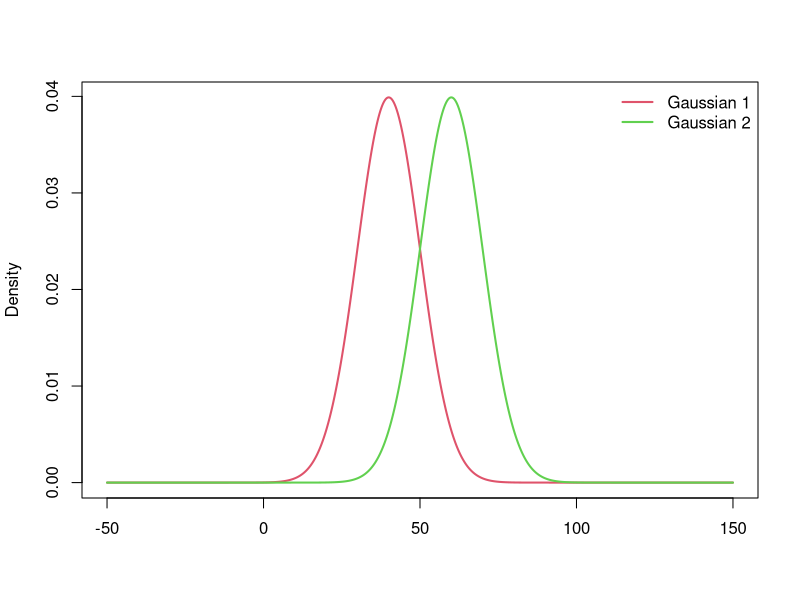
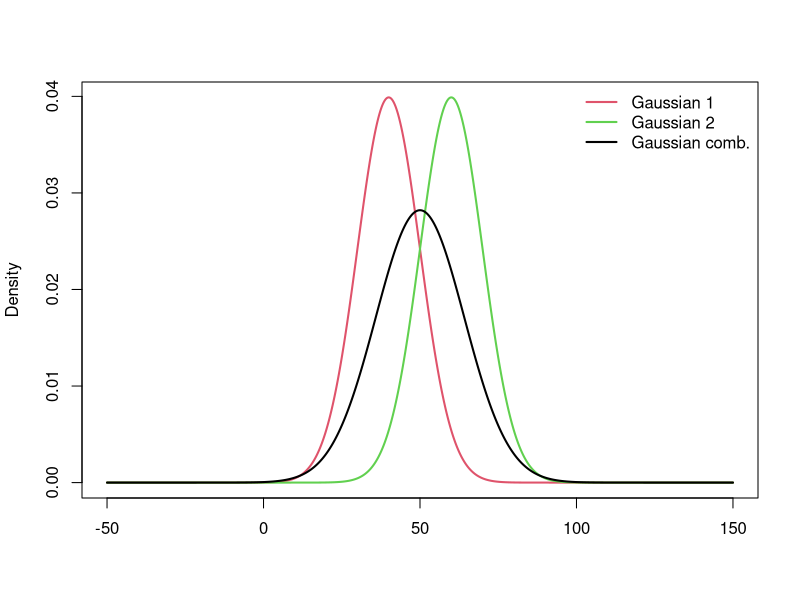
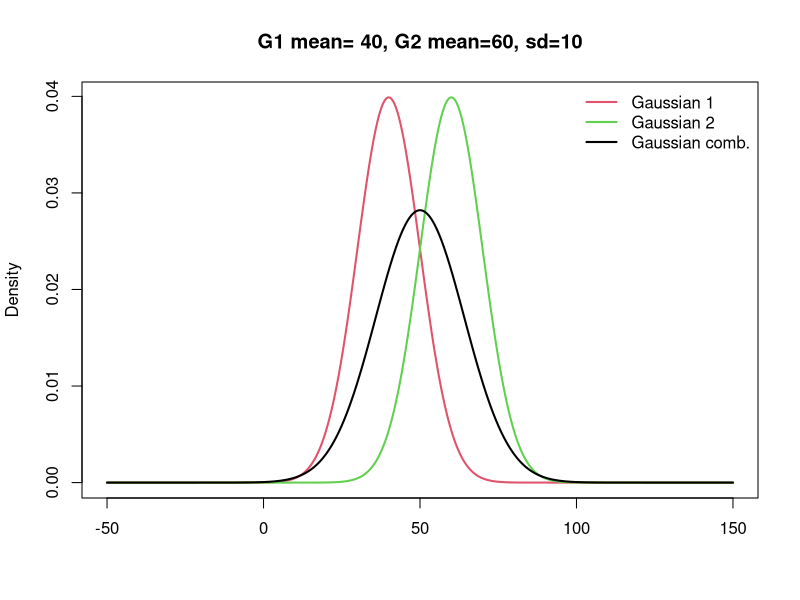
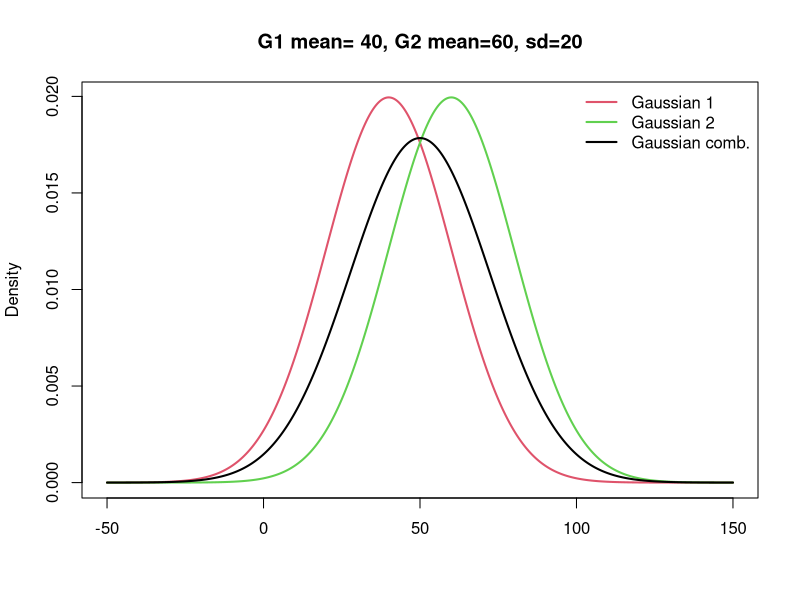
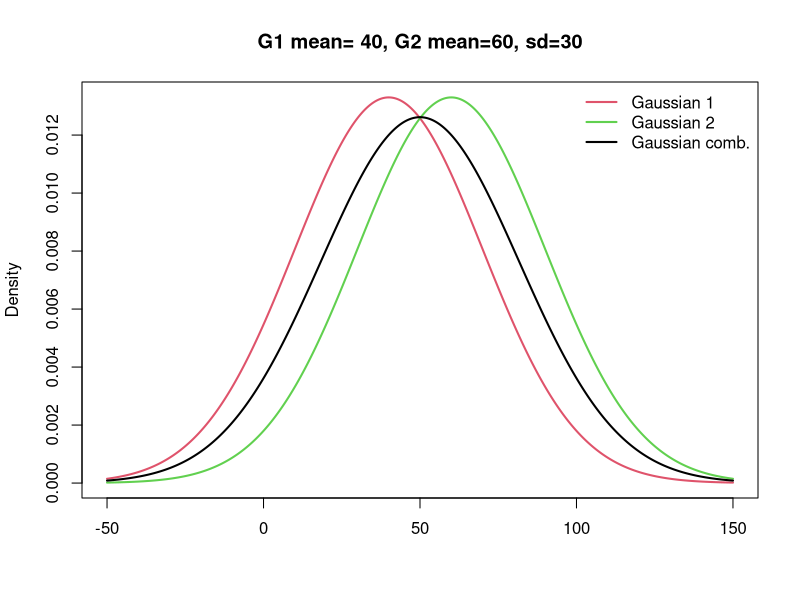
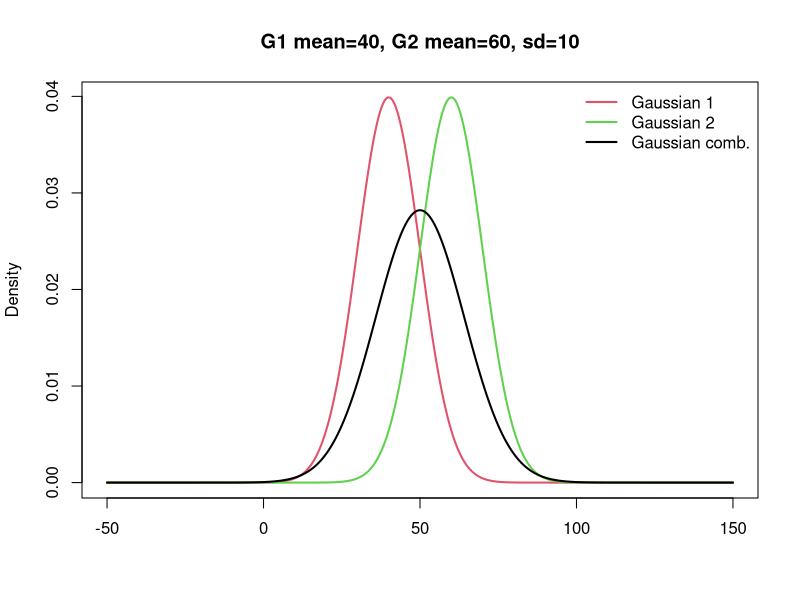
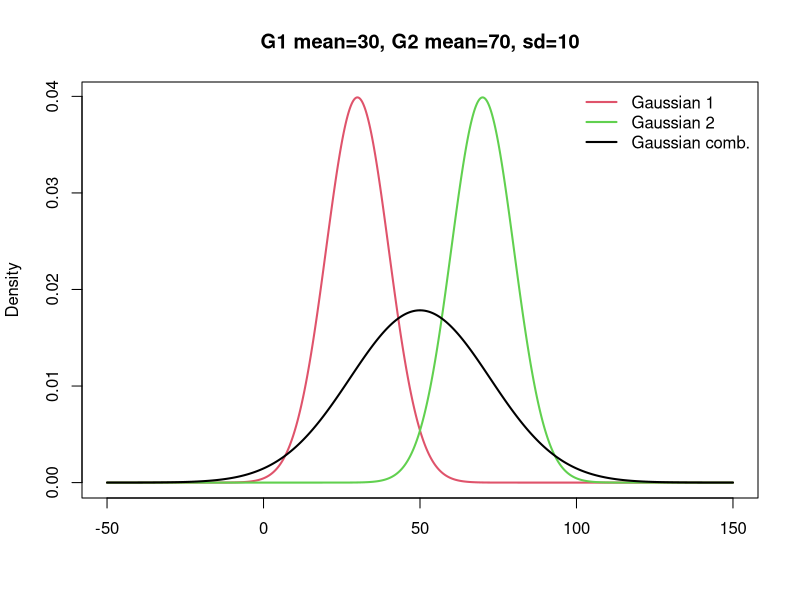
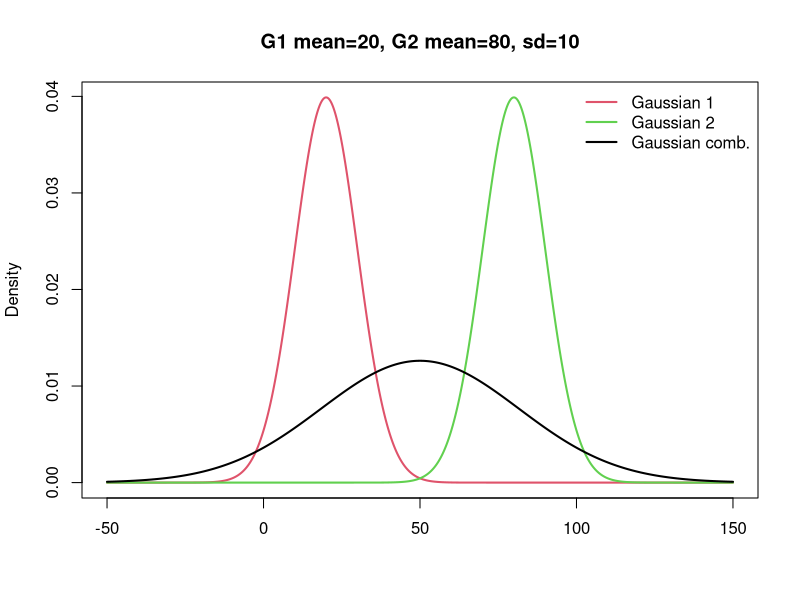

Here is the R script that generated these plots, in order:
## ---- chunk 1
Gaussian.1.mean <- 40
Gaussian.2.mean <- 60
Gaussian.1.sd <- 10
Gaussian.2.sd <- 10
x <- seq(-50,150,length=1000)

Gaussian.1 <- dnorm(x, mean = Gaussian.1.mean, sd = Gaussian.1.sd)
Gaussian.2 <- dnorm(x, mean = Gaussian.2.mean, sd = Gaussian.2.sd)

plot(x, Gaussian.1, col=2, type="l", ylab="Density", xlab = "", lwd=2)
lines(x, Gaussian.2, col=3, lwd=2)
legend("toprigh", bty="n", col=2:3, c("Gaussian 1", "Gaussian 2"), lty=1, lwd=2)
## ---- chunk 2
weight.1 = (1/Gaussian.1.sd^2)/((1/Gaussian.1.sd^2)+(1/Gaussian.2.sd^2))
weight.2 = (1/Gaussian.2.sd^2)/((1/Gaussian.1.sd^2)+(1/Gaussian.2.sd^2))
weight.1
weight.2

Combined.mean <- weight.1*Gaussian.1.mean + weight.2*Gaussian.2.mean
Combined.sd <- sqrt(weight.1*Gaussian.1.sd^2 + weight.2*Gaussian.2.sd^2 + weight.1*weight.2*(Gaussian.1.mean-Gaussian.2.mean)^2) 


Gaussian.combined <- dnorm(x, mean = Combined.mean, sd = Combined.sd)

plot(x, Gaussian.1, col=2, type="l",  xlab = "", ylab="Density", lwd=2)
lines(x, Gaussian.2, col=3, lwd=2)
lines(x, Gaussian.combined, col=1, lwd=2)
legend("toprigh", bty="n", col=c(2,3,1), c("Gaussian 1", "Gaussian 2", "Gaussian comb."), lty=1, lwd=2)
## ---- chunk 3

Gaussian.1.mean <- 40
Gaussian.2.mean <- 60

for (sd in seq(10,30,10)){
  Gaussian.1.sd <- sd
  Gaussian.2.sd <- sd
  Gaussian.1 <- dnorm(x, mean = Gaussian.1.mean, sd = Gaussian.1.sd)
  Gaussian.2 <- dnorm(x, mean = Gaussian.2.mean, sd = Gaussian.2.sd)
  
  
  weight.1 = (1/Gaussian.1.sd^2)/((1/Gaussian.1.sd^2)+(1/Gaussian.2.sd^2))
  weight.2 = (1/Gaussian.2.sd^2)/((1/Gaussian.1.sd^2)+(1/Gaussian.2.sd^2))
  weight.1
  weight.2
  
  Combined.mean <- weight.1*Gaussian.1.mean + weight.2*Gaussian.2.mean
  Combined.sd <- sqrt(weight.1*Gaussian.1.sd^2 + weight.2*Gaussian.2.sd^2 + weight.1*weight.2*(Gaussian.1.mean-Gaussian.2.mean)^2) 
  
  
  Gaussian.combined <- dnorm(x, mean = Combined.mean, sd = Combined.sd)
  
  plot(x, Gaussian.1, col=2, type="l",  xlab = "", ylab="Density", lwd=2, main=paste0("G1 mean= 40, G2 mean=60, sd=",sd))
  lines(x, Gaussian.2, col=3, lwd=2)
  lines(x, Gaussian.combined, col=1, lwd=2)
  legend("toprigh", bty="n", col=c(2,3,1), c("Gaussian 1", "Gaussian 2", "Gaussian comb."), lty=1, lwd=2)
}
## ---- chunk 4
Gaussian.1.sd <- 10
Gaussian.2.sd <- 10
  
for (i in seq(10,30,10)){
  Gaussian.1.mean <- 50 - i
  Gaussian.2.mean <- 50 + i

  Gaussian.1 <- dnorm(x, mean = Gaussian.1.mean, sd = Gaussian.1.sd)
  Gaussian.2 <- dnorm(x, mean = Gaussian.2.mean, sd = Gaussian.2.sd)
  
  
  weight.1 = (1/Gaussian.1.sd^2)/((1/Gaussian.1.sd^2)+(1/Gaussian.2.sd^2))
  weight.2 = (1/Gaussian.2.sd^2)/((1/Gaussian.1.sd^2)+(1/Gaussian.2.sd^2))
  weight.1
  weight.2
  
  Combined.mean <- weight.1*Gaussian.1.mean + weight.2*Gaussian.2.mean
  Combined.sd <- sqrt(weight.1*Gaussian.1.sd^2 + weight.2*Gaussian.2.sd^2 + weight.1*weight.2*(Gaussian.1.mean-Gaussian.2.mean)^2) 
  
  
  Gaussian.combined <- dnorm(x, mean = Combined.mean, sd = Combined.sd)
  
  plot(x, Gaussian.1, type="l", col=2,  xlab = "", ylab="Density", lwd=2, main=paste0("G1 mean=",50-i, ", G2 mean=",50+i, ", sd=10"))
  lines(x, Gaussian.2, col=3, lwd=2)
  lines(x, Gaussian.combined, col=1, lwd=2)
  legend("toprigh", bty="n", col=c(2,3,1), c("Gaussian 1", "Gaussian 2", "Gaussian comb."), lty=1, lwd=2)
}
## ---- chunk 5
Gaussian.1.mean <- 40
Gaussian.2.mean <- 60
  
for (i in seq(0,15,5)){
  Gaussian.1.sd <- 20 - i
  Gaussian.2.sd <- 20 + i

  Gaussian.1 <- dnorm(x, mean = Gaussian.1.mean, sd = Gaussian.1.sd)
  Gaussian.2 <- dnorm(x, mean = Gaussian.2.mean, sd = Gaussian.2.sd)
  
  
  weight.1 = (1/Gaussian.1.sd^2)/((1/Gaussian.1.sd^2)+(1/Gaussian.2.sd^2))
  weight.2 = (1/Gaussian.2.sd^2)/((1/Gaussian.1.sd^2)+(1/Gaussian.2.sd^2))

  Combined.mean <- weight.1*Gaussian.1.mean + weight.2*Gaussian.2.mean
  Combined.sd <- sqrt(weight.1*Gaussian.1.sd^2 + weight.2*Gaussian.2.sd^2 + weight.1*weight.2*(Gaussian.1.mean-Gaussian.2.mean)^2) 
  
  
  Gaussian.combined <- dnorm(x, mean = Combined.mean, sd = Combined.sd)
  
  plot(x, Gaussian.1, col=2, type="l",  xlab = "", ylab="Density", lwd=2, main=paste0("G1 mean=",Gaussian.1.mean, ", G2 mean=",Gaussian.2.mean, ", G1 sd=",Gaussian.1.sd,", G2 sd=",Gaussian.2.sd ))
  lines(x, Gaussian.2, col=3, lwd=2)
  lines(x, Gaussian.combined, col=1, lwd=2)
  legend("toprigh", bty="n", col=c(2,3,1), c("Gaussian 1", "Gaussian 2", "Gaussian comb."), lty=1, lwd=2)
  legend("topleft", paste0("combined sd ", round(Combined.sd,2)), bty="n")
}
## ---- chunk 6
Gaussian.1.mean <- 50
Gaussian.2.mean <- 50 

Gaussian.1.sd <- 10
Gaussian.2.sd <- 20

Gaussian.1 <- dnorm(x, mean = Gaussian.1.mean, sd = Gaussian.1.sd)
Gaussian.2 <- dnorm(x, mean = Gaussian.2.mean, sd = Gaussian.2.sd)

weight.1 = (1/Gaussian.1.sd^2)/((1/Gaussian.1.sd^2)+(1/Gaussian.2.sd^2))
weight.2 = (1/Gaussian.2.sd^2)/((1/Gaussian.1.sd^2)+(1/Gaussian.2.sd^2))


Combined.mean <- weight.1*Gaussian.1.mean + weight.2*Gaussian.2.mean
Combined.sd <- sqrt(weight.1*Gaussian.1.sd^2 + weight.2*Gaussian.2.sd^2 + weight.1*weight.2*(Gaussian.1.mean-Gaussian.2.mean)^2) 


Gaussian.combined <- dnorm(x, mean = Combined.mean, sd = Combined.sd)

plot(x, Gaussian.1, col=2, type="l",  xlab = "", ylab="Density", lwd=2, main=paste0("G1 mean=",Gaussian.1.mean, ", G2 mean=",Gaussian.2.mean, ", G1 sd=",Gaussian.1.sd,", G2 sd=",Gaussian.2.sd ))
lines(x, Gaussian.2, col=3, lwd=2)
lines(x, Gaussian.combined, col=1, lwd=2)
legend("toprigh", bty="n", col=c(2,3,1), c("Gaussian 1", "Gaussian 2", "Gaussian comb."), lty=1, lwd=2)
legend("topleft", paste0("combined sd ", round(Combined.sd,2)), bty="n")
